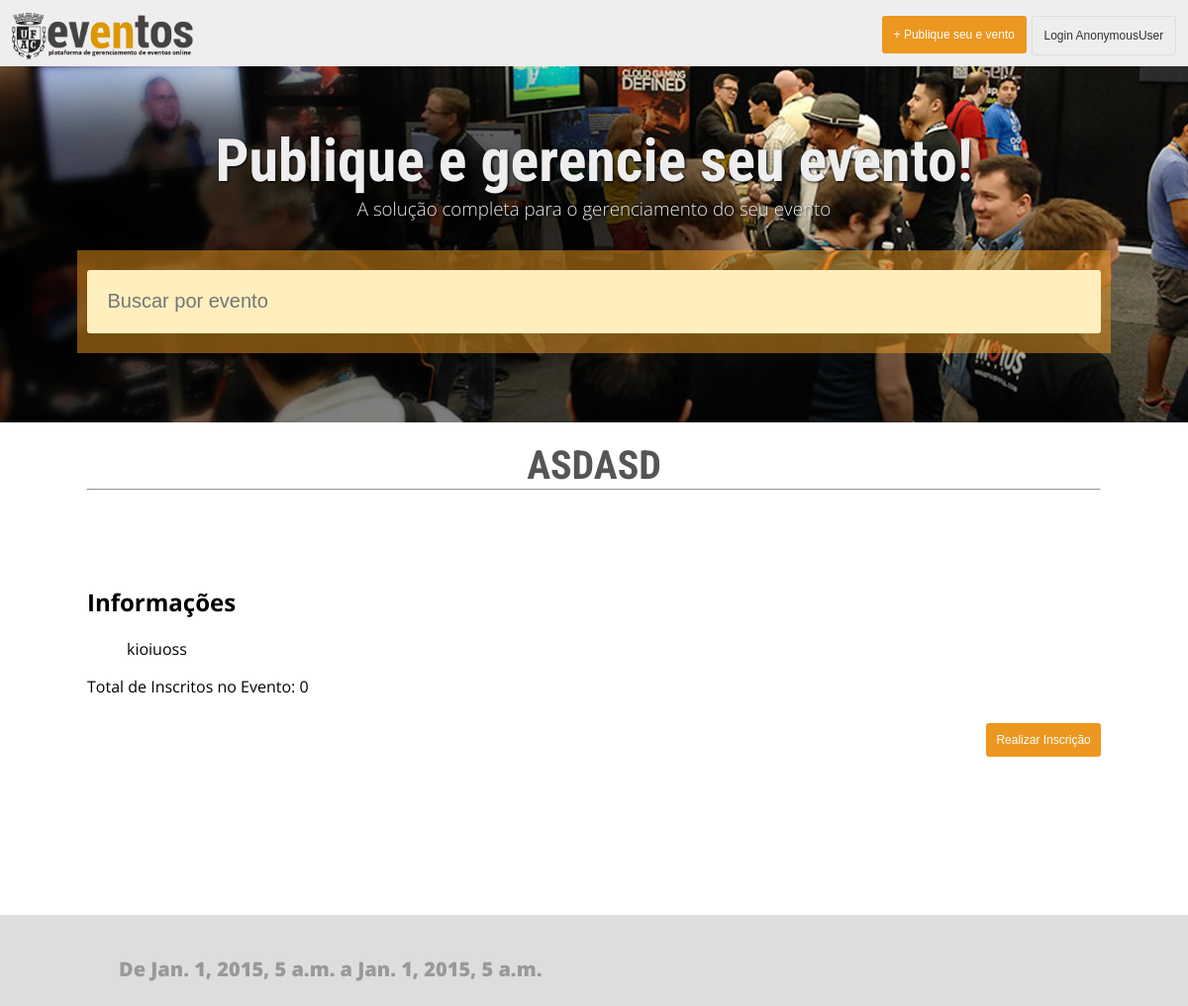
Page /evento/1/ on the earlier database version.
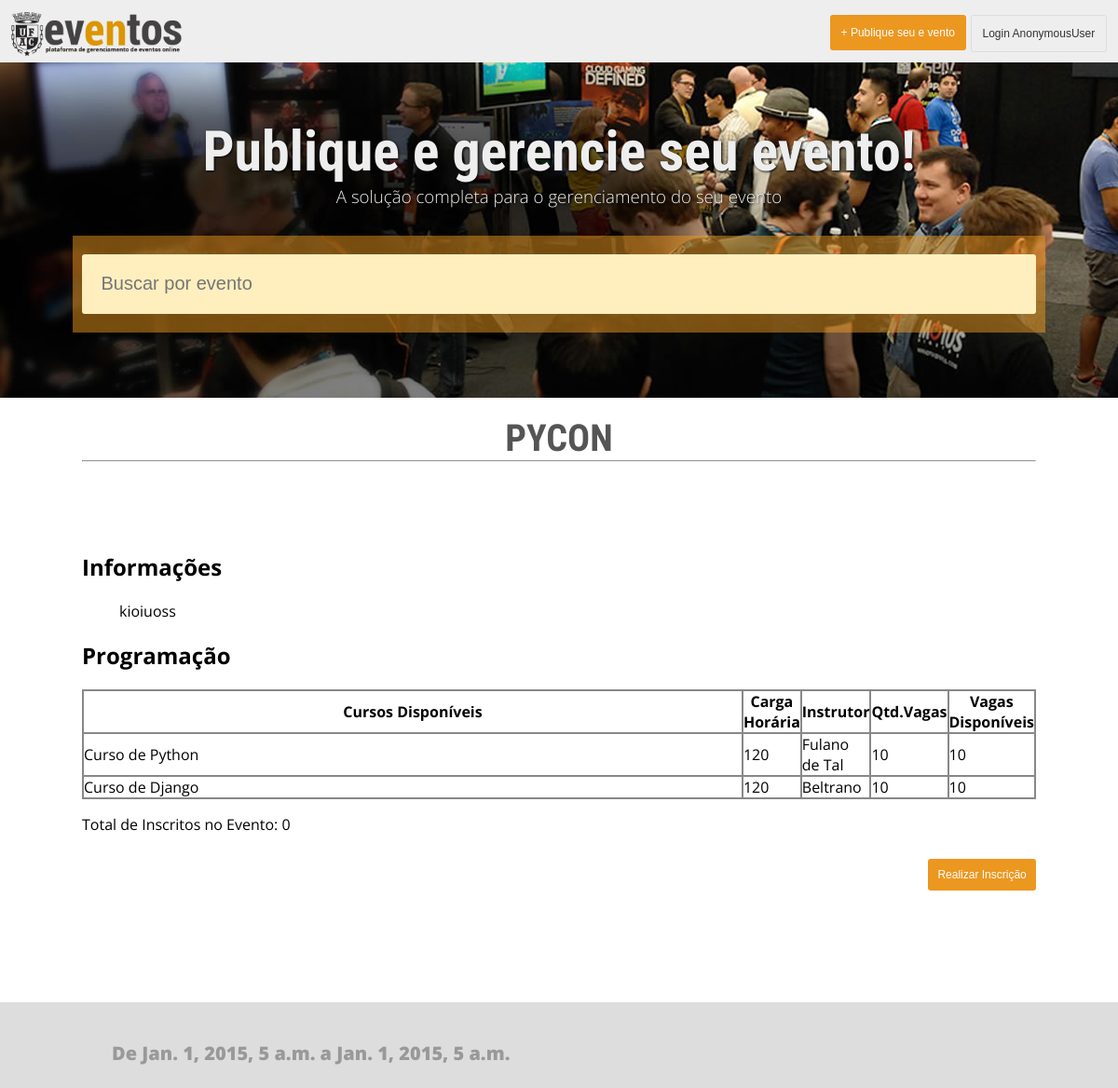
Same page on the later database version.
### organizacao/models.py (models this page shows, shortened)
class Evento(models.Model):
    class Meta:
        db_table = 'evento'
    SITUACAO_CHOICES = (('1','Aguardando'),('2','Confirmado'),
                        ('3','Esgotado'),
                        ('5','Ativo'),('9','Inativo'),)
    nome = models.CharField('Nome do Evento', max_length=250,)
    dt_inicio = models.DateTimeField(u'Dt.Início')
    dt_termino = models.DateTimeField(u'Dt.Término')
    informacoes = models.TextField(u'Informações')
    situacao = models.CharField(u'Situação', max_length=1,
                                choices=SITUACAO_CHOICES, default='1')
    nome_contato = models.CharField('Nome do Contato', max_length=80)
    email = models.EmailField('Email do Contato', max_length=250)
    telefone = models.CharField('Telefone', max_length=20)
    qtd_participantes = models.IntegerField('Qtd.Participantes',
                                            null=True, blank=True,
                                            editable=False)
    @property
    def esgotado(self):
        return self.situacao == '3'

class Curso(models.Model):
    class Meta:
        db_table = 'curso'
    evento = models.ForeignKey(Evento,related_name='curso_set')
    nome_curso = models.CharField('Nome do Curso', max_length=250)
    carga_horaria = models.IntegerField(u'Carga Horária')
    instrutor = models.CharField('Instrutor', max_length=100,
                                 null=True, blank=True)
    data = models.DateField('Data do Curso', null=True, blank=True)
    hora = models.TimeField('Hora', null=True, blank=True)
    qtd_max_vagas = models.IntegerField(u'Qtd.Máx.Vagas')
    @property
    def vagas_disponiveis(self):
        return self.qtd_max_vagas - \
               self.inscritoscurso_set.all().count()

### organizacao/views.py (the view)
def detalhe_evento(request, id):
    evento = get_object_or_404(Evento, pk=id)
    return render(request, 'detalheevento.html', locals())

### base/templates/detalheevento.html (shortened to what this page needs)
{% extends 'index.html' %}
{% load staticfiles %}
{% block conteudo %}
<div class="blocos">
	<div class="titulo"><strong>{{ evento.nome }}</strong></div>
    <div class="tempo" style="clear:both;">De {{ evento.dt_inicio }} a {{ evento.dt_termino }}</div>
    <hr>
    <div class="detalhes" style="clear:both;margin-top: 6em;">    <h2>Informações</h2>
<blockquote> {{ evento.informacoes }}</blockquote></div>
    {% if evento.curso_set.all %}
    <div>
        <h2>Programação</h2>
        <table class="table tb">
            <thead>
                <tr>
                    <th>Cursos Disponíveis</th>
                    <th>Carga Horária</th>
                    <th>Instrutor</th>
                    <th>Qtd.Vagas</th>
                    <th>Vagas Disponíveis</th>
                </tr>
            </thead>
            <tbody>
                {% for curso in evento.curso_set.all %}
                <tr>
                    <td>{{ curso.nome_curso }}</td>
                    <td>{{ curso.carga_horaria }}</td>
                    <td>{{ curso.instrutor }}</td>
                    <td>{{ curso.qtd_max_vagas }}</td>
                    <td>{{ curso.vagas_disponiveis }}</td>
                </tr>
                {% endfor %}
            </tbody>
        </table>
    </div>
    {% endif %}
    <p>Total de Inscritos no Evento:
        {{ evento.inscricao_set.all|length }}</p>
    {% if evento.finalizado %}{% else %}{% if evento.esgotado %}{% else %}
    <div>
        <button class="bt_inscricao publique">
            Realizar Inscrição
        </button>
        </div>
    {% endif %}{% endif %}
</div>
{% endblock conteudo %}

### base/templates/index.html (shortened to what this page needs)
{% load staticfiles %}
<!DOCTYPE html>
<html lang="pt-br">
	<head>
<link rel="stylesheet" href="https://maxcdn.bootstrapcdn.com/bootstrap/3.3.5/css/bootstrap-theme.min.css">
		<link rel="stylesheet" type="text/css" href="{% static "estilos/bootstrap.css" %}">
		<link rel="stylesheet" type="text/css" href="{% static "estilos/principal.css" %}">
	</head>
	<body>
		<div class="topo">
			<div class="logo">
				<a href="{% url 'index' %}"><img src="{% static "imagens/logo.png" %}"></a>
			</div>
			<button class="publique login" data-toggle="modal" data-target="#login">Login {{ user }}</button>
			<button class="publique" data-toggle="modal" data-target="#cadastro">+ Publique seu e vento</button>
		</div>
		<div class="destaque">
			<h1>Publique e gerencie seu evento!</h1>
			<h3>A solução completa para o gerenciamento do seu evento</h3>
			<div class="busca">
                <form action="{% url 'pesquisa_eventos' %}">
				    <input type="text" placeholder="Buscar por evento" name="campo_busca"
                           class="campo_busca" value="{{ valor_pesquisado|default:"" }}">
                </form>
			</div>
		</div>
        {% block conteudo %}{% endblock conteudo %}
		<div class="rodape">
			EventosUFAC - Todos os direitos reservados<br>
			Desenvolvido por: <a href="{% url 'contato' %}">Seu nome</a>
		</div>
	</body>
</html>

### base/templates/modal_login.html (shortened to what this page needs)
{% extends 'modal.html' %}

### base/templates/modal_evento.html (shortened to what this page needs)
{% extends 'modal.html' %}

### base/static/estilos/principal.css (style rules this page uses)
body { margin: 0; font-size: 1.000em; font-family: 'Open Sans', sans-serif; }
.topo { background: #EEE; width: 98%; padding: 0.5% 1%; height:55px; }
.logo { float: left; }
.logo img { width: 184px; height: auto; }
.publique { background: #EC971F; color: #FFF; border: 0; padding: 1%; border-radius: 3px; font-size: 0.750em; float: right; margin-top: 10px; cursor: pointer; }
.login { background: #EEE; color: #333; border: 1px solid #DDD; margin-left: 5px; }
.destaque { width: 100%; height: 360px; background: #f00; background: url(../imagens/evento.jpg); }
.destaque h1 { color: #EEE; margin: 0; width: 100%; text-align: center; padding-top: 60px; font-family:'Roboto Condensed', sans-serif; font-size: 3.750em; text-shadow:1px 1px 3px #000; }
.destaque h3 { color: #EEE; margin: 0; width: 100%; text-align: center; font-weight: 300; text-shadow:1px 1px 3px #000; }
.busca { width: 1024px; background: rgba(236,151,31,0.5); margin: auto; margin-top: 30px; padding: 20px 10px; }
.campo_busca { width: 96%; padding:2%; background: #FFEFBF; border: 0; border-radius: 3px; font-size: 1.250em; transition:0.5s; }
.titulo { width: 100%; text-align: center; color: #555; font-size:2.500em; font-family: 'Roboto Condensed', sans-serif; text-transform: uppercase; padding-top: 20px; float: left; }
.blocos { width: 1024px; height: 378px; margin: auto; }
.tempo { width: 88%; padding:2%; padding-left: 10%; background: #DDD; color: #999; position: absolute; bottom: 0; left: 0; font-size: 1.250em; font-weight: 800; }
.rodape { width: 100%; background: #DDD; text-align: center; margin-top: 10%; color: #555; padding: 2% 0; float:left; }
.tb,.tb thead th,.tb tbody td { border: #888 1px solid; width: 100%; padding: 0px; border-spacing: 0px; }

Differences in the rows shown:
changed Evento "kioiuoss": nome "ASDASD" → "PYCON"
added Curso: nome_curso "Curso de Python", carga_horaria "120", instrutor "Fulano de Tal", qtd_max_vagas "10", vagas_disponiveis "10"
added Curso: nome_curso "Curso de Django", carga_horaria "120", instrutor "Beltrano", qtd_max_vagas "10", vagas_disponiveis "10"
Other differences:
text now shown: "Programação Cursos Disponíveis Carga Horária Instrutor Qtd.Vagas Vagas Disponíveis"
